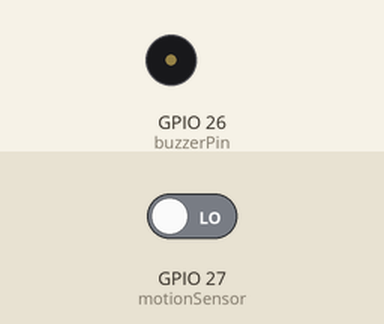
A sketch run on a simulated ESP32. Shown: buzzer (waves = sounding, pin HIGH). The test bench sets the inputs (shaded band); at power-on: GPIO 27 (motionSensor) LOW. What the sketch prints to the serial monitor is not drawn.

Above: at 1.2 s.
1.3 s: GPIO 27 (motionSensor) driven HIGH
At 1.9 s:
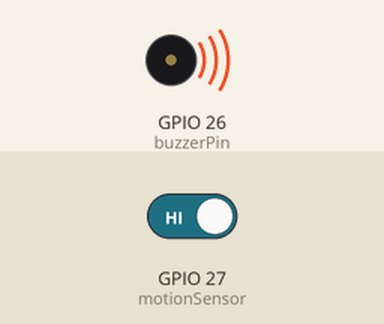
Timing chart, 0 to 4.3 s (numbered marks = the images above; inputs shaded):
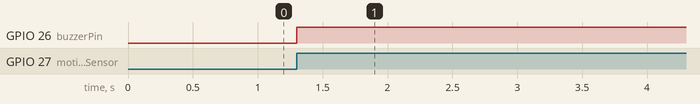

Measured:
- after the input at 1.3 s, GPIO 26 (buzzerPin): LOW → HIGH at once

The sketch:

iotProject.ino
```cpp
//Németh János
//neptun kód: E4D8ZM

const int buzzerPin =  26;      // tűk (pin) inicializálása (mozgásérzékelő és piezo hangjelző (buzzer) részére
const int motionSensor = 27;


unsigned long previousMillis = 0;        // tárolja a buzzer legutóbbi bekapcsolását
unsigned long currentMillis;
const long interval = 3000;           // interval beállítsáa (milliseconds)

void setup() {
   Serial.begin(115200);
  // set the digital pin as output:
  pinMode(buzzerPin, OUTPUT);
  pinMode(motionSensor, INPUT);
}

void loop()
{
  // futó kód
  int reading = digitalRead(motionSensor);
  if (reading == HIGH)
  {digitalWrite(buzzerPin,HIGH);
   Serial.println("Mozgás érzékelve! Buzzer bekapcsolása!");
   previousMillis = millis();
  }
  else{
  currentMillis = millis();
   if (currentMillis - previousMillis >= interval)
   {
    digitalWrite(buzzerPin, LOW);
    Serial.println("Buzzer kikapcsolása!");
    }
  }
}
```
